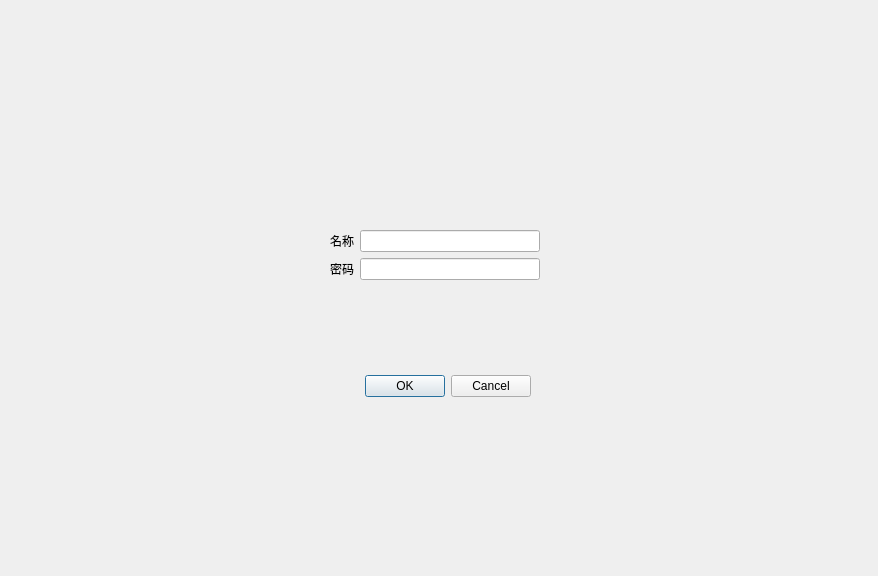
<?xml version="1.0" encoding="UTF-8"?>
<ui version="4.0">
 <class>Dialog</class>
 <widget class="QDialog" name="Dialog">
  <property name="geometry">
   <rect>
    <x>0</x>
    <y>0</y>
    <width>878</width>
    <height>576</height>
   </rect>
  </property>
  <property name="windowTitle">
   <string>Dialog</string>
  </property>
  <widget class="QDialogButtonBox" name="enterBtn">
   <property name="geometry">
    <rect>
     <x>190</x>
     <y>370</y>
     <width>341</width>
     <height>32</height>
    </rect>
   </property>
   <property name="orientation">
    <enum>Qt::Horizontal</enum>
   </property>
   <property name="standardButtons">
    <set>QDialogButtonBox::Cancel|QDialogButtonBox::Ok</set>
   </property>
  </widget>
  <widget class="QWidget" name="">
   <property name="geometry">
    <rect>
     <x>330</x>
     <y>230</y>
     <width>210</width>
     <height>51</height>
    </rect>
   </property>
   <layout class="QGridLayout" name="gridLayout">
    <item row="1" column="1">
     <widget class="QLineEdit" name="lineEdit_2"/>
    </item>
    <item row="1" column="0">
     <widget class="QLabel" name="label_2">
      <property name="text">
       <string>密码</string>
      </property>
     </widget>
    </item>
    <item row="0" column="0">
     <widget class="QLabel" name="label">
      <property name="text">
       <string>名称</string>
      </property>
     </widget>
    </item>
    <item row="0" column="1">
     <widget class="QLineEdit" name="lineEdit"/>
    </item>
   </layout>
  </widget>
 </widget>
 <resources/>
 <connections>
  <connection>
   <sender>enterBtn</sender>
   <signal>accepted()</signal>
   <receiver>Dialog</receiver>
   <slot>accept()</slot>
   <hints>
    <hint type="sourcelabel">
     <x>408</x>
     <y>384</y>
    </hint>
    <hint type="destinationlabel">
     <x>157</x>
     <y>274</y>
    </hint>
   </hints>
  </connection>
  <connection>
   <sender>enterBtn</sender>
   <signal>rejected()</signal>
   <receiver>Dialog</receiver>
   <slot>reject()</slot>
   <hints>
    <hint type="sourcelabel">
     <x>476</x>
     <y>390</y>
    </hint>
    <hint type="destinationlabel">
     <x>286</x>
     <y>274</y>
    </hint>
   </hints>
  </connection>
 </connections>
</ui>
